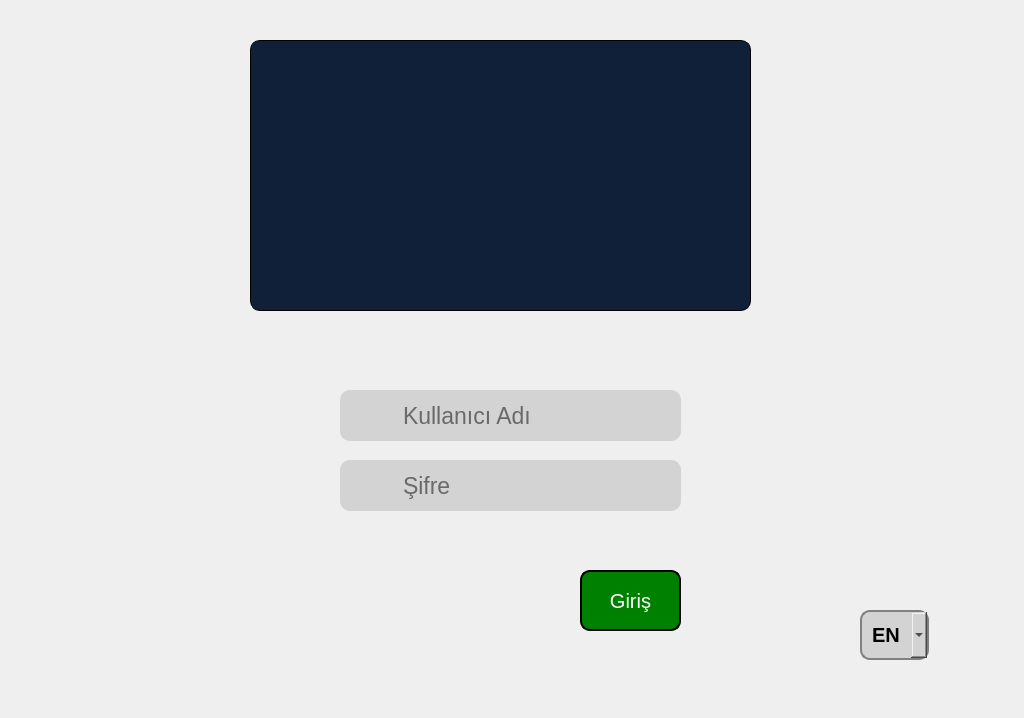
<?xml version="1.0" encoding="UTF-8"?>
<ui version="4.0">
 <class>Login</class>
 <widget class="QWidget" name="Login">
  <property name="geometry">
   <rect>
    <x>0</x>
    <y>0</y>
    <width>1024</width>
    <height>718</height>
   </rect>
  </property>
  <property name="windowTitle">
   <string>Form</string>
  </property>
  <property name="styleSheet">
   <string notr="true">background-color : </string>
  </property>
  <widget class="QLabel" name="label_logo">
   <property name="geometry">
    <rect>
     <x>250</x>
     <y>40</y>
     <width>501</width>
     <height>271</height>
    </rect>
   </property>
   <property name="font">
    <font>
     <pointsize>20</pointsize>
    </font>
   </property>
   <property name="styleSheet">
    <string notr="true">QLabel {
        border-radius: 10px; /* Köşe yarıçapı */
        background-color: rgb(15, 32, 56); /* Buton arka plan rengi */
        color: white; /* Yazı rengi */
        padding: 10px; /* İç boşluk */
		border: 1px solid black;
    }
</string>
   </property>
   <property name="text">
    <string/>
   </property>
   <property name="pixmap">
    <pixmap>src/odakbeyaz.png</pixmap>
   </property>
   <property name="scaledContents">
    <bool>true</bool>
   </property>
   <property name="alignment">
    <set>Qt::AlignCenter</set>
   </property>
  </widget>
  <widget class="QComboBox" name="combo_lang">
   <property name="geometry">
    <rect>
     <x>860</x>
     <y>610</y>
     <width>69</width>
     <height>50</height>
    </rect>
   </property>
   <property name="font">
    <font>
     <pointsize>15</pointsize>
     <weight>75</weight>
     <bold>true</bold>
    </font>
   </property>
   <property name="layoutDirection">
    <enum>Qt::LeftToRight</enum>
   </property>
   <property name="styleSheet">
    <string notr="true">QComboBox {
        border-radius: 10px;				 /* Köşe yarıçapı */
        background-color: lightgrey;	 /* Buton arka plan rengi */
        color: balck;								 /* Yazı rengi */
        padding: 10px;						 /* İç boşluk */
		border: 2px solid grey;			 /* Kenarlık */
    }</string>
   </property>
   <property name="editable">
    <bool>false</bool>
   </property>
   <property name="sizeAdjustPolicy">
    <enum>QComboBox::AdjustToContents</enum>
   </property>
   <property name="frame">
    <bool>true</bool>
   </property>
   <item>
    <property name="text">
     <string>EN</string>
    </property>
   </item>
   <item>
    <property name="text">
     <string>TR</string>
    </property>
   </item>
  </widget>
  <widget class="QLabel" name="label_user_icon">
   <property name="geometry">
    <rect>
     <x>340</x>
     <y>390</y>
     <width>50</width>
     <height>50</height>
    </rect>
   </property>
   <property name="text">
    <string/>
   </property>
   <property name="pixmap">
    <pixmap>src/user.png</pixmap>
   </property>
   <property name="scaledContents">
    <bool>true</bool>
   </property>
  </widget>
  <widget class="QLabel" name="label_password_icon">
   <property name="geometry">
    <rect>
     <x>340</x>
     <y>460</y>
     <width>50</width>
     <height>50</height>
    </rect>
   </property>
   <property name="text">
    <string/>
   </property>
   <property name="pixmap">
    <pixmap>src/password.png</pixmap>
   </property>
   <property name="scaledContents">
    <bool>true</bool>
   </property>
  </widget>
  <widget class="QLabel" name="label_4">
   <property name="geometry">
    <rect>
     <x>340</x>
     <y>390</y>
     <width>341</width>
     <height>51</height>
    </rect>
   </property>
   <property name="styleSheet">
    <string notr="true">background-color : lightgrey ; border-radius: 10</string>
   </property>
   <property name="text">
    <string/>
   </property>
  </widget>
  <widget class="QLabel" name="label_5">
   <property name="geometry">
    <rect>
     <x>340</x>
     <y>460</y>
     <width>341</width>
     <height>51</height>
    </rect>
   </property>
   <property name="styleSheet">
    <string notr="true">background-color : lightgrey ; border-radius: 10</string>
   </property>
   <property name="text">
    <string/>
   </property>
  </widget>
  <widget class="QLineEdit" name="lineEdit_username">
   <property name="geometry">
    <rect>
     <x>400</x>
     <y>390</y>
     <width>271</width>
     <height>51</height>
    </rect>
   </property>
   <property name="font">
    <font>
     <pointsize>17</pointsize>
    </font>
   </property>
   <property name="focusPolicy">
    <enum>Qt::StrongFocus</enum>
   </property>
   <property name="styleSheet">
    <string notr="true">QLineEdit {
    background-color: lightgrey;  /* Arka plan rengi */
    border: 1px solid lightgrey;  /* Kenarlık rengi ve kalınlığı */
    border-radius: 5px;  /* Kenarları yuvarlatmak isterseniz */
}
</string>
   </property>
   <property name="placeholderText">
    <string>Kullanıcı Adı</string>
   </property>
  </widget>
  <widget class="QLineEdit" name="lineEdit_password">
   <property name="geometry">
    <rect>
     <x>400</x>
     <y>460</y>
     <width>271</width>
     <height>51</height>
    </rect>
   </property>
   <property name="font">
    <font>
     <pointsize>17</pointsize>
    </font>
   </property>
   <property name="focusPolicy">
    <enum>Qt::StrongFocus</enum>
   </property>
   <property name="styleSheet">
    <string notr="true">QLineEdit {
    background-color: lightgrey;  /* Arka plan rengi */
    border: 1px solid lightgrey;  /* Kenarlık rengi ve kalınlığı */
    border-radius: 5px;  /* Kenarları yuvarlatmak isterseniz */
}
</string>
   </property>
   <property name="echoMode">
    <enum>QLineEdit::Password</enum>
   </property>
   <property name="placeholderText">
    <string>Şifre</string>
   </property>
  </widget>
  <widget class="QPushButton" name="button_enter">
   <property name="geometry">
    <rect>
     <x>580</x>
     <y>570</y>
     <width>101</width>
     <height>61</height>
    </rect>
   </property>
   <property name="font">
    <font>
     <pointsize>15</pointsize>
    </font>
   </property>
   <property name="styleSheet">
    <string notr="true">

QPushButton {
        border-radius: 10px; /* Köşe yarıçapı */
       background-color :green; /* Buton arka plan rengi */
        color: white; /* Yazı rengi */
        padding: 10px; /* İç boşluk */
		border: 2px solid black;
    }
    QPushButton:pressed {
        background-color: darkgreen; /* Basılı olduğunda arka plan rengi */
    }</string>
   </property>
   <property name="text">
    <string>Giriş</string>
   </property>
  </widget>
  <zorder>label_5</zorder>
  <zorder>label_4</zorder>
  <zorder>label_logo</zorder>
  <zorder>combo_lang</zorder>
  <zorder>label_user_icon</zorder>
  <zorder>label_password_icon</zorder>
  <zorder>lineEdit_username</zorder>
  <zorder>lineEdit_password</zorder>
  <zorder>button_enter</zorder>
 </widget>
 <resources/>
 <connections/>
</ui>
